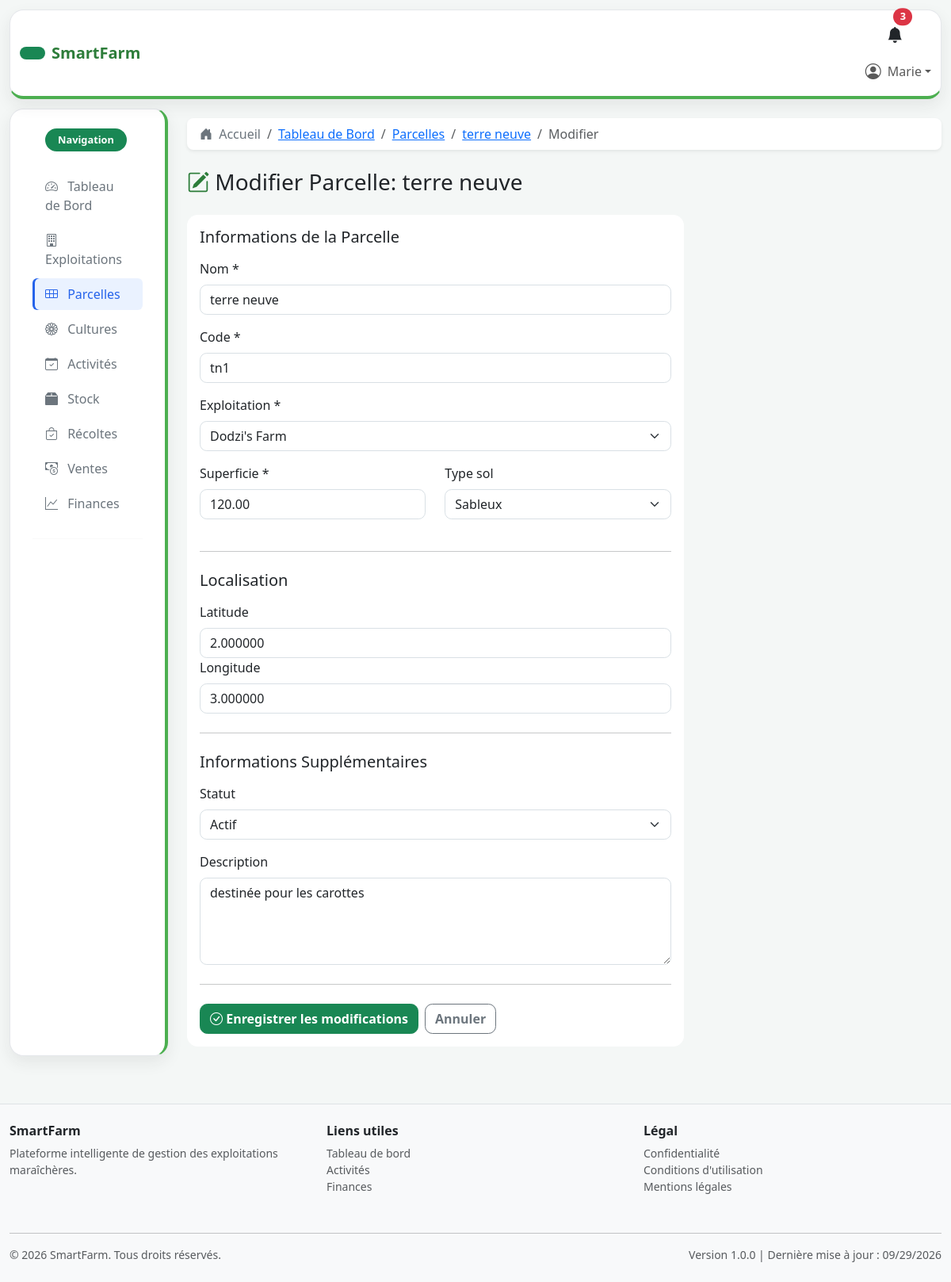
/parcelles/22/modifier/ (signed in), run on the app's committed database.
### parcelles/models.py (models this page shows, shortened)
class Parcelle(models.Model):
    STATUT_CHOICES = [
        ('actif', 'Actif'),
        ('en_preparation', 'En préparation'),
        ('reposante', 'Reposante'),
        ('suspendu', 'Suspendu'),
    ]
    TYPE_SOL_CHOICES = [
        ('argileux', 'Argileux'),
        ('sableux', 'Sableux'),
        ('limoneux', 'Limoneux'),
        ('calcaire', 'Calcaire'),
        ('organique', 'Organique'),
        ('mixte', 'Mixte'),
    ]
    nom = models.CharField(
        max_length=100,
        help_text="Nom ou identifiant de la parcelle"
    )
    code = models.CharField(
        max_length=50,
        unique=True,
        help_text="Code unique de la parcelle"
    )
    superficie = models.DecimalField(
        max_digits=10,
        decimal_places=2,
        help_text="Superficie en m² ou hectares"
    )
    type_sol = models.CharField(
        max_length=50,
        choices=TYPE_SOL_CHOICES,
        default='mixte',
        help_text="Type de sol de la parcelle"
    )
    irrigation = models.BooleanField(
    default=False,
    help_text="Indique si la parcelle dispose d'un système d'irrigation"
    )
    latitude = models.DecimalField(
        max_digits=9,
        decimal_places=6,
        null=True,
        blank=True,
        help_text="Latitude GPS"
    )
    longitude = models.DecimalField(
        max_digits=9,
        decimal_places=6,
        null=True,
        blank=True,
        help_text="Longitude GPS"
    )
    description = models.TextField(
        blank=True,
        help_text="Description détaillée de la parcelle"
    )
    statut = models.CharField(
        max_length=20,
        choices=STATUT_CHOICES,
        default='actif',
        help_text="Statut actuel de la parcelle"
    )
    exploitation = models.ForeignKey(
        Exploitation,
        on_delete=models.CASCADE,
        related_name='parcelles',
        help_text="Exploitation à laquelle appartient cette parcelle"
    )
    photo = models.ImageField(
    upload_to='parcelles/',
    blank=True,
    null=True,
    help_text="Photo de la parcelle"
    )
    date_creation = models.DateTimeField(
        auto_now_add=True,
        help_text="Date et heure de création de la parcelle"
    )
    date_modification = models.DateTimeField(
        auto_now=True,
        help_text="Date et heure de dernière modification"
    )
    class Meta:
        ordering = ['nom']
        verbose_name = 'Parcelle'
        verbose_name_plural = 'Parcelles'
        db_table = 'parcelles_parcelle'

### parcelles/views.py (the view, shortened to what this page needs)
# urls.py: path('<int:pk>/modifier/', views.ParcelleUpdateView.as_view(), name='parcelle_update'),
class ParcelleUpdateView(LoginRequiredMixin, UpdateView):
    model = Parcelle
    form_class = ParcelleForm
    template_name = 'parcelles/modifier.html'
    success_url = reverse_lazy('parcelles:parcelle_list')

### exploitation/models.py (called while the page is built)
    def __str__(self):
        return self.nom

### templates/parcelles/modifier.html (shortened to what this page needs)
{% extends 'base.html' %}
{% load static %}
{% block breadcrumbs %}
    <li class="breadcrumb-item"><a href="{% url 'dashboard:accueil' %}">Tableau de Bord</a></li>
    <li class="breadcrumb-item"><a href="{% url 'parcelles:parcelle_list' %}">Parcelles</a></li>
    <li class="breadcrumb-item"><a href="{% url 'parcelles:parcelle_detail' object.id %}">{{ object.nom }}</a></li>
    <li class="breadcrumb-item active">Modifier</li>
{% endblock %}
{% block content %}
<div class="row mb-4">
    <div class="col-md-12">
        <h1 class="h3 mb-0">
            <i class="bi bi-pencil-square text-success"></i> Modifier Parcelle: {{ object.nom }}
        </h1>
    </div>
</div>
<div class="row">
    <div class="col-md-8">
        <div class="card">
            <div class="card-body">
                <form method="POST" action="" class="form-parcelle" onsubmit="return validateParcelleForm(this)">
                    <h5 class="mb-3">Informations de la Parcelle</h5>
                    <div class="mb-3">
                        <label for="{{ form.nom.id_for_label }}" class="form-label">{{ form.nom.label }} *</label>
                        {{ form.nom }}
                    </div>
                    <div class="mb-3">
                        <label for="{{ form.code.id_for_label }}" class="form-label">{{ form.code.label }} *</label>
                        {{ form.code }}
                    </div>
                    <div class="mb-3">
                        <label for="{{ form.exploitation.id_for_label }}" class="form-label">{{ form.exploitation.label }} *</label>
                        {{ form.exploitation }}
                    </div>
                    <div class="row">
                        <div class="col-md-6 mb-3">
                            <label for="{{ form.superficie.id_for_label }}" class="form-label">{{ form.superficie.label }} *</label>
                            {{ form.superficie }}
                        </div>
                        <div class="col-md-6 mb-3">
                            <label for="{{ form.type_sol.id_for_label }}" class="form-label">{{ form.type_sol.label }}</label>
                            {{ form.type_sol }}
                        </div>
                    </div>
                    <hr class="my-4">
                    <h5 class="mb-3">Localisation</h5>
                    <div class="row parcelle-coordinates">
                        <div>
                            <label for="{{ form.latitude.id_for_label }}" class="form-label">{{ form.latitude.label }}</label>
                            {{ form.latitude }}
                        </div>
                        <div>
                            <label for="{{ form.longitude.id_for_label }}" class="form-label">{{ form.longitude.label }}</label>
                            {{ form.longitude }}
                        </div>
                    </div>
                    <hr class="my-4">
                    <h5 class="mb-3">Informations Supplémentaires</h5>
                    <div class="mb-3">
                        <label for="{{ form.statut.id_for_label }}" class="form-label">{{ form.statut.label }}</label>
                        {{ form.statut }}
                    </div>
                    <div class="mb-3">
                        <label for="{{ form.description.id_for_label }}" class="form-label">{{ form.description.label }}</label>
                        {{ form.description }}
                    </div>
                    <hr class="my-4">
                    <div class="d-flex gap-2">
                        <button type="submit" class="btn btn-success">
                            <i class="bi bi-check-circle"></i> Enregistrer les modifications
                        </button>
                        <a href="{% url 'parcelles:parcelle_detail' object.id %}" class="btn btn-outline-secondary">Annuler</a>
                    </div>
                </form>
            </div>
        </div>
    </div>
</div>
{% endblock %}

### templates/includes/navbar.html (shortened to what this page needs)
<nav class="navbar navbar-light bg-white border-bottom sticky-top shadow-sm app-navbar">
    <div class="container-fluid">
        <a class="navbar-brand d-flex align-items-center gap-2" href="{% url 'dashboard:accueil' %}">
            <span class="badge bg-success rounded-pill py-2 px-3 text-white"></span>
            <span class="fs-5 fw-bold">SmartFarm</span>
        </a>
        <div class="ms-auto" id="navbarNav">
            <ul class="navbar-nav ms-auto align-items-center">
                <li class="nav-item me-2 d-none d-lg-block">
                    <a class="nav-link position-relative text-dark" href="{% url 'dashboard:accueil' %}">
                        <i class="bi bi-bell-fill fs-5"></i>
                        <span class="position-absolute top-0 start-100 translate-middle badge rounded-pill bg-danger">3</span>
                    </a>
                </li>
                <li class="nav-item dropdown">
                    <a class="nav-link dropdown-toggle d-flex align-items-center" href="#" id="userDropdown" role="button" data-bs-toggle="dropdown">
                        {% if user.is_authenticated and user.profil.photo %}
                            <img src="{{ user.profil.photo.url }}" alt="Photo de profil" class="rounded-circle" style="width: 32px; height: 32px; object-fit: cover;">
                        {% else %}
                            <i class="bi bi-person-circle fs-5"></i>
                        {% endif %}
                        <span class="ms-2">{% if user.is_authenticated %}{{ user.first_name|default:user.username }}{% else %}Invité{% endif %}</span>
                    </a>
                </li>
            </ul>
        </div>
    </div>
</nav>

### static/css/style.css (style rules this page uses)
:root { --smartfarm-primary: #2d7d3a; --smartfarm-secondary: #4caf50; --smartfarm-soft: #ecf5ed; --smartfarm-muted: #6c757d; --smartfarm-border: #e5e7eb; --smartfarm-sidebar: #ffffff; --smartfarm-sidebar-text: #6c757d; --smartfarm-sidebar-muted: #6c757d; --smartfarm-accent: #eaf2ff; --smartfarm-sidebar-active: #2563eb; }
body { background-color: #f4f7f6; color: #212529; }
.bg-body-tertiary { background-color: #f4f7f6 !important; }
.navbar { background-color: #fff !important; }
.app-navbar { min-height: 73px; margin: 0.75rem 0.75rem 0; border: 1px solid var(--smartfarm-border) !important; border-bottom: 4px solid var(--smartfarm-secondary) !important; border-radius: 1.1rem; box-shadow: 0 0.5rem 1.25rem rgba(33, 37, 41, 0.08) !important; z-index: 1030; }
.navbar-brand { color: var(--smartfarm-primary) !important; }
.card { border: none; border-radius: 0.85rem; }
.btn { border-radius: 0.6rem; font-weight: 600; }
.form-control, .form-select { border-color: #d9e0e5; border-radius: 0.55rem; }
.badge { font-size: 0.8rem; font-weight: 600; }
.btn-success, .btn-outline-success { transition: all 0.2s ease; }
.text-success { color: var(--smartfarm-primary) !important; }

### data on the page
Parcelle: nom "terre neuve", code "tn1", exploitation "Dodzi's Farm", superficie "120.00", type_sol "Sableux", latitude "2.000000", longitude "3.000000", statut "Actif", description "destinée pour les carottes"

### other printed values
{{ user.first_name|default:user.username }} "Marie"
